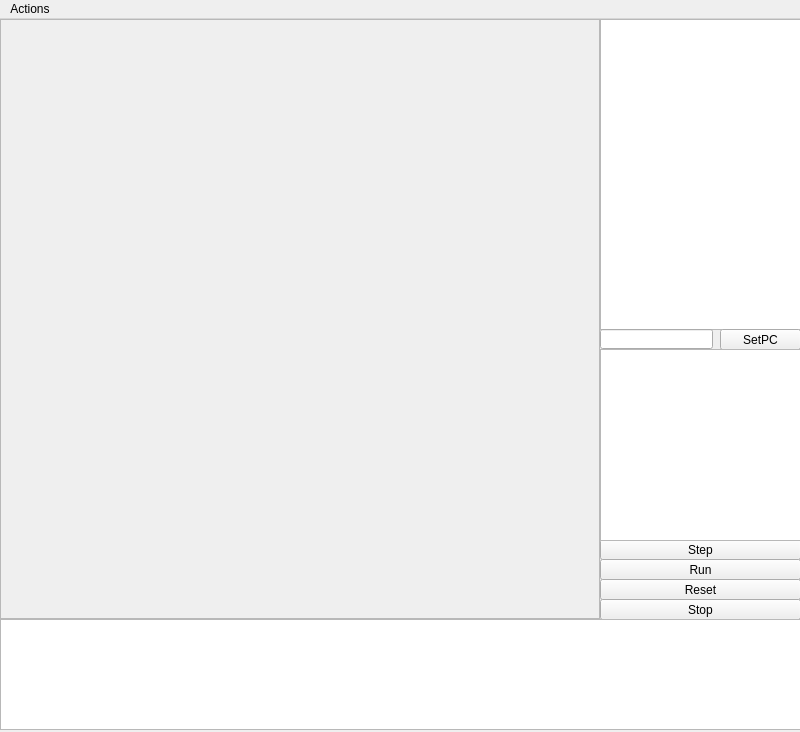
<?xml version="1.0" encoding="UTF-8"?>
<ui version="4.0">
 <class>MainWindow</class>
 <widget class="QMainWindow" name="MainWindow">
  <property name="geometry">
   <rect>
    <x>0</x>
    <y>0</y>
    <width>800</width>
    <height>732</height>
   </rect>
  </property>
  <property name="sizePolicy">
   <sizepolicy hsizetype="Expanding" vsizetype="Expanding">
    <horstretch>0</horstretch>
    <verstretch>0</verstretch>
   </sizepolicy>
  </property>
  <property name="windowTitle">
   <string>MainWindow</string>
  </property>
  <property name="autoFillBackground">
   <bool>false</bool>
  </property>
  <widget class="QWidget" name="centralWidget">
   <widget class="QLabel" name="display">
    <property name="geometry">
     <rect>
      <x>0</x>
      <y>0</y>
      <width>600</width>
      <height>600</height>
     </rect>
    </property>
    <property name="focusPolicy">
     <enum>Qt::ClickFocus</enum>
    </property>
    <property name="frameShape">
     <enum>QFrame::StyledPanel</enum>
    </property>
    <property name="text">
     <string/>
    </property>
    <property name="scaledContents">
     <bool>true</bool>
    </property>
   </widget>
   <widget class="QTableView" name="registersView">
    <property name="geometry">
     <rect>
      <x>600</x>
      <y>0</y>
      <width>201</width>
      <height>311</height>
     </rect>
    </property>
    <property name="sizePolicy">
     <sizepolicy hsizetype="Preferred" vsizetype="Preferred">
      <horstretch>0</horstretch>
      <verstretch>0</verstretch>
     </sizepolicy>
    </property>
   </widget>
   <widget class="QPushButton" name="stepButton">
    <property name="geometry">
     <rect>
      <x>600</x>
      <y>520</y>
      <width>201</width>
      <height>21</height>
     </rect>
    </property>
    <property name="text">
     <string>Step</string>
    </property>
   </widget>
   <widget class="QPushButton" name="runButton">
    <property name="geometry">
     <rect>
      <x>600</x>
      <y>540</y>
      <width>201</width>
      <height>21</height>
     </rect>
    </property>
    <property name="text">
     <string>Run</string>
    </property>
   </widget>
   <widget class="QPushButton" name="resetButton">
    <property name="geometry">
     <rect>
      <x>600</x>
      <y>560</y>
      <width>201</width>
      <height>21</height>
     </rect>
    </property>
    <property name="text">
     <string>Reset</string>
    </property>
   </widget>
   <widget class="QLineEdit" name="pcEdit">
    <property name="geometry">
     <rect>
      <x>600</x>
      <y>310</y>
      <width>113</width>
      <height>20</height>
     </rect>
    </property>
   </widget>
   <widget class="QPushButton" name="setPCButton">
    <property name="geometry">
     <rect>
      <x>720</x>
      <y>310</y>
      <width>81</width>
      <height>21</height>
     </rect>
    </property>
    <property name="text">
     <string>SetPC</string>
    </property>
   </widget>
   <widget class="QTableView" name="romView">
    <property name="geometry">
     <rect>
      <x>600</x>
      <y>330</y>
      <width>201</width>
      <height>192</height>
     </rect>
    </property>
   </widget>
   <widget class="QPushButton" name="stopButton">
    <property name="geometry">
     <rect>
      <x>600</x>
      <y>580</y>
      <width>201</width>
      <height>21</height>
     </rect>
    </property>
    <property name="text">
     <string>Stop</string>
    </property>
   </widget>
   <widget class="QListView" name="emulatorLog">
    <property name="geometry">
     <rect>
      <x>0</x>
      <y>600</y>
      <width>811</width>
      <height>111</height>
     </rect>
    </property>
   </widget>
  </widget>
  <widget class="QMenuBar" name="menuBar">
   <property name="geometry">
    <rect>
     <x>0</x>
     <y>0</y>
     <width>800</width>
     <height>21</height>
    </rect>
   </property>
   <widget class="QMenu" name="menuActions">
    <property name="title">
     <string>Actions</string>
    </property>
    <addaction name="actionLoadProgram"/>
    <addaction name="actionDumpMemory"/>
   </widget>
   <addaction name="menuActions"/>
  </widget>
  <action name="actionLoadProgram">
   <property name="text">
    <string>LoadProgram</string>
   </property>
  </action>
  <action name="actionDumpMemory">
   <property name="text">
    <string>DumpMemory</string>
   </property>
  </action>
 </widget>
 <layoutdefault spacing="6" margin="11"/>
 <resources/>
 <connections/>
</ui>
